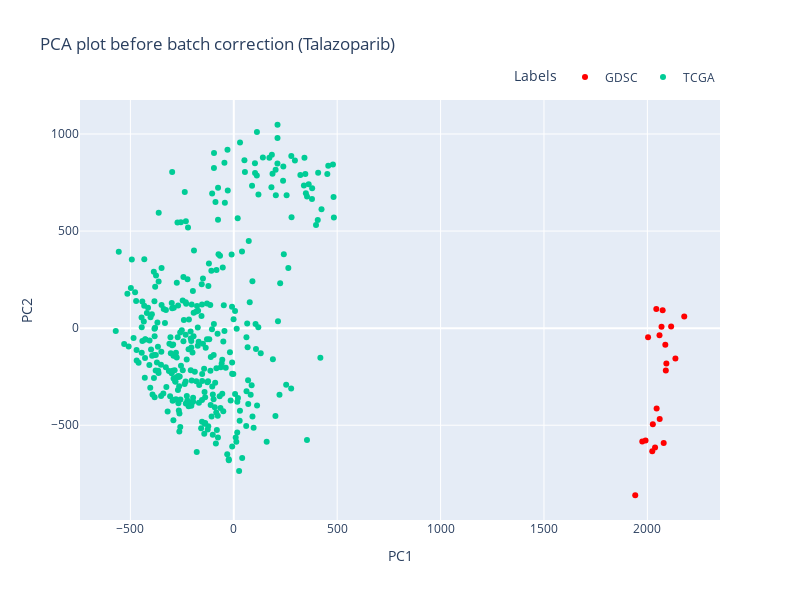

This figure's notebook cell:
### Code cell
import matplotlib.pyplot as plt
from sklearn.decomposition import PCA
import plotly.express as px

numeric_df = df_copy.drop(columns=['batch'])

pca = PCA(n_components=2)
components = pca.fit_transform(numeric_df) 

fig = px.scatter(components, x=0, y=1, color=df_copy['batch'],
                 title="PCA plot before batch correction (Talazoparib)",
                 labels={'0': 'PC1', '1': 'PC2'},
                 color_discrete_map={"tcga": "blue", "GDSC": "red"},
                 template="plotly",
                 hover_name=df_copy.index, 
                 #text=df_copy['batch'],  
                 width=800, height=600
                )

fig.update_layout(legend_title_text='Labels', legend=dict(orientation='h', yanchor='bottom', y=1.02, xanchor='right', x=1))
fig.show()

### Figure 1 — Plotly figure (JSON) as saved in the notebook; plotly's stock layout.template omitted (floating-point values rounded to 4 significant figures; data arrays with more than 128 entries replaced by an {"elided": "..."} marker saying what was removed)
{"data": [{"hovertemplate": "<b>%{hovertext}</b><br><br>color=GDSC<br>PC1=%{x}<br>PC2=%{y}<extra></extra>", "hovertext": ["HCC1395", "UACC812", "CAL120", "EFM19", "HCC1143", "BT20", "MDAMB157", "CAL148", "BT549", "HCC1187", "HCC1500", "CAL51", "HCC1954", "HCC1428", "HCC38", "MDAMB361", "EFM192A", "MDAMB453", "MDAMB231", "HCC2218"], "legendgroup": "GDSC", "marker": {"color": "red", "symbol": "circle"}, "mode": "markers", "name": "GDSC", "orientation": "v", "showlegend": true, "type": "scatter", "x": [2074.0, 2024.0, 2092.0, 1991.0, 2178.0, 2136.0, 2059.0, 2026.0, 2069.0, 2043.0, 1941.0, 2089.0, 2087.0, 2079.0, 2115.0, 2045.0, 2060.0, 2037.0, 2003.0, 1975.0], "xaxis": "x", "y": [92.64, -634.3, -181.9, -578.2, 60.39, -156.3, -36.51, -494.8, 6.86, 98.65, -860.5, -217.5, -85.13, -590.9, 7.903, -414.0, -468.1, -614.9, -46.77, -583.4], "yaxis": "y"}, {"hovertemplate": "<b>%{hovertext}</b><br><br>color=TCGA<br>PC1=%{x}<br>PC2=%{y}<extra></extra>", "hovertext": {"elided": "333 str values"}, "legendgroup": "TCGA", "marker": {"color": "#00cc96", "symbol": "circle"}, "mode": "markers", "name": "TCGA", "orientation": "v", "showlegend": true, "type": "scatter", "x": {"elided": "333 float values"}, "xaxis": "x", "y": {"elided": "333 float values"}, "yaxis": "y"}], "layout": {"height": 600, "legend": {"orientation": "h", "title": {"text": "Labels"}, "tracegroupgap": 0, "x": 1, "xanchor": "right", "y": 1.02, "yanchor": "bottom"}, "title": {"text": "PCA plot before batch correction (Talazoparib)"}, "width": 800, "xaxis": {"anchor": "y", "domain": [0, 1], "title": {"text": "PC1"}}, "yaxis": {"anchor": "x", "domain": [0, 1], "title": {"text": "PC2"}}}}
